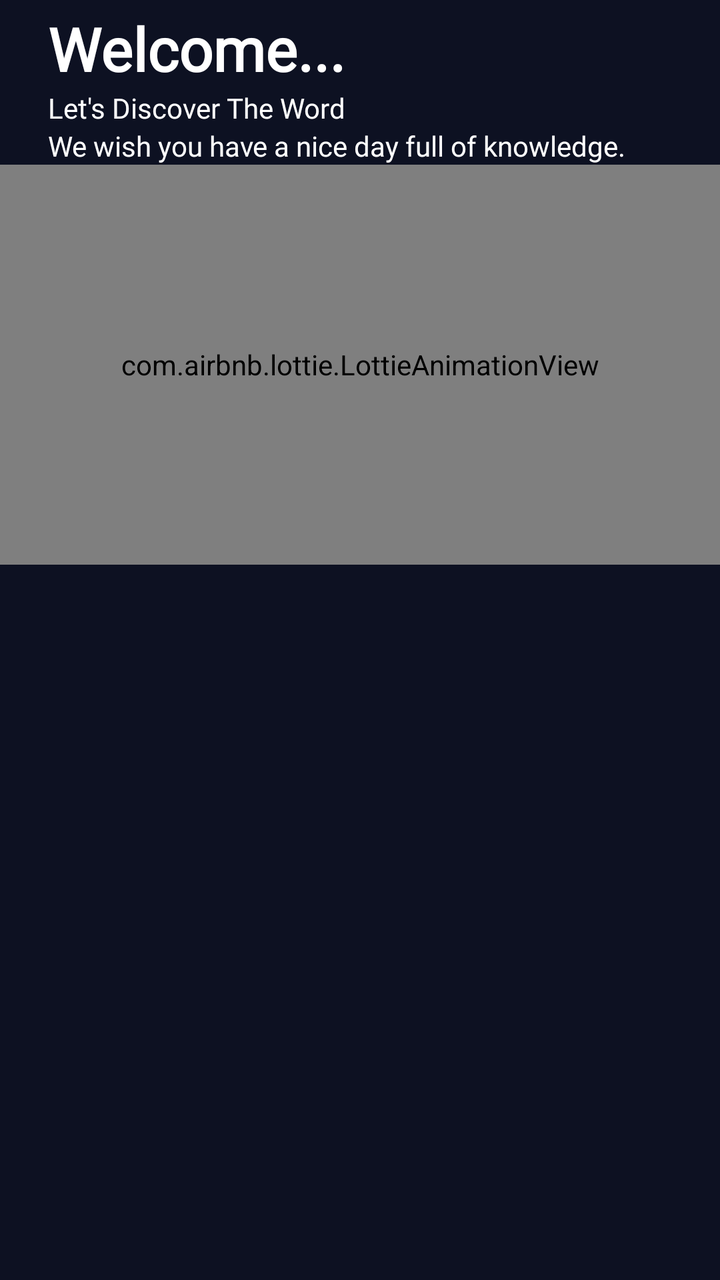
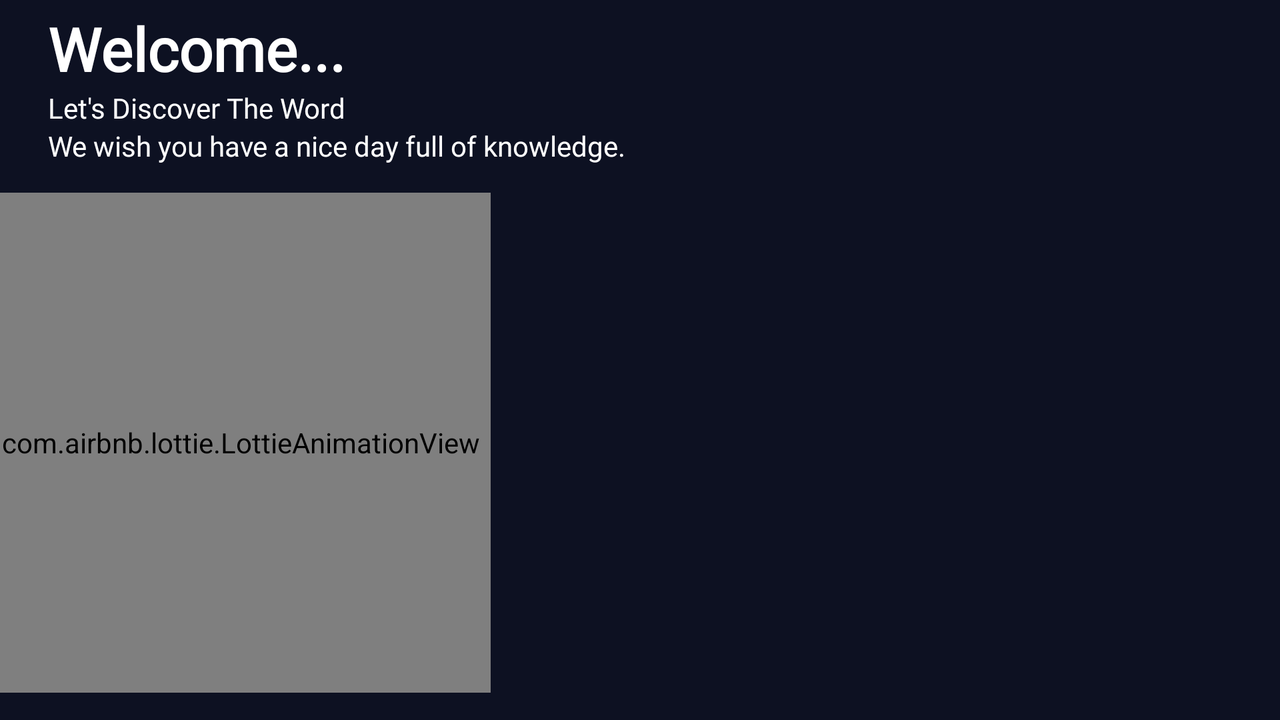

The same Android screen from two of the app's own layout files: first res/layout/ as a phone draws it, then the repository's variant for another configuration, drawn on a device whose configuration selects that folder. Both files follow.
<!-- AndroidManifest.xml: application theme splash_theme -->
<!-- res/layout/fragment_home.xml -->
<?xml version="1.0" encoding="utf-8"?>
<androidx.constraintlayout.widget.ConstraintLayout
    xmlns:android="http://schemas.android.com/apk/res/android"
    xmlns:app="http://schemas.android.com/apk/res-auto"
    xmlns:tools="http://schemas.android.com/tools"
    android:layout_width="match_parent"
    android:layout_height="match_parent"
    android:background="@color/darkBlue2"
    tools:context=".fragments.HomeFragment">

    <ImageButton
        android:id="@+id/btn_toSearch"
        android:layout_width="wrap_content"
        android:layout_height="wrap_content"
        android:layout_marginTop="@dimen/largeSpace"
        android:layout_marginEnd="@dimen/largeSpace"
        android:background="@color/darkBlue2"
        android:src="@drawable/ic_baseline_search_24"
        app:layout_constraintEnd_toEndOf="parent"
        app:layout_constraintTop_toTopOf="parent"
        tools:ignore="ContentDescription" />

    <TextView
        android:id="@+id/textView"
        android:layout_width="wrap_content"
        android:layout_height="wrap_content"
        android:layout_marginStart="@dimen/largeSpace"
        android:text="@string/welcome"
        android:textColor="@color/white"
        android:textSize="@dimen/WelcomeText"
        android:fontFamily="@font/actor"
        android:textStyle="bold"
        app:layout_constraintBottom_toBottomOf="@+id/btn_toSearch"
        app:layout_constraintStart_toStartOf="parent"
        app:layout_constraintTop_toTopOf="@+id/btn_toSearch" />

    <TextView
        android:id="@+id/textView2"
        android:layout_width="wrap_content"
        android:layout_height="wrap_content"
        android:text="@string/let_s_discover_the_word"
        android:fontFamily="@font/actor"
        android:textSize="@dimen/descriptionText"
        android:textColor="@color/white"
        app:layout_constraintStart_toStartOf="@+id/textView"
        app:layout_constraintTop_toBottomOf="@+id/textView" />

    <TextView
        android:id="@+id/textView3"
        android:layout_width="wrap_content"
        android:layout_height="wrap_content"
        android:text="@string/we_wish_you_have_a_nice_day_full_of_knowledge"
        android:textColor="@color/white"
        android:textSize="@dimen/descriptionText"
        android:fontFamily="@font/actor"
        app:layout_constraintStart_toStartOf="@+id/textView2"
        app:layout_constraintTop_toBottomOf="@+id/textView2" />

    <androidx.recyclerview.widget.RecyclerView
        android:id="@+id/recycle_main"
        android:layout_width="match_parent"
        android:layout_height="0dp"
        android:orientation="vertical"
        app:layoutManager="androidx.recyclerview.widget.LinearLayoutManager"
        app:layout_constraintBottom_toBottomOf="parent"
        app:layout_constraintEnd_toEndOf="parent"
        app:layout_constraintHorizontal_bias="0.0"
        app:layout_constraintStart_toStartOf="parent"
        app:layout_constraintTop_toBottomOf="@+id/lottieAnimationView"
        app:layout_constraintVertical_bias="0.0"
        tools:ignore="MissingConstraints"
        tools:listitem="@layout/item_model" />

    <com.airbnb.lottie.LottieAnimationView
        android:id="@+id/lottieAnimationView"
        android:layout_width="match_parent"
        android:layout_height="200dp"
        app:layout_constraintEnd_toEndOf="parent"
        app:layout_constraintStart_toStartOf="parent"
        app:layout_constraintTop_toBottomOf="@+id/textView3"
        app:lottie_autoPlay="true"
        app:lottie_loop="true"
        app:lottie_rawRes="@raw/earth1" />

</androidx.constraintlayout.widget.ConstraintLayout>
<!-- resources referenced by this layout -->
<resources>
  <color name="darkBlue2">#0D1122</color>
  <color name="white">#FFFFFFFF</color>
  <dimen name="WelcomeText">30sp</dimen>
  <dimen name="descriptionText">14sp</dimen>
  <dimen name="largeSpace">24dp</dimen>
  <string name="let_s_discover_the_word">Let\'s Discover The Word</string>
  <string name="we_wish_you_have_a_nice_day_full_of_knowledge">We wish you have a nice day full of knowledge.</string>
  <string name="welcome">Welcome...</string>
  <style name="splash_theme" parent="Theme.MaterialComponents.Light.NoActionBar">
          <item name="android:windowBackground">@drawable/splash_image</item>
          <item name="android:statusBarColor">@color/splash_background</item>
      </style>
  <!-- drawable splash_image (drawable) -->
  <?xml version="1.0" encoding="utf-8"?>
  <layer-list xmlns:android="http://schemas.android.com/apk/res/android">
  
      <item android:drawable="@color/splash_background" />
      <item android:drawable="@drawable/splash_screen" android:gravity="center" android:height="569dp" android:width="320dp"/>
  
  </layer-list>
  <color name="splash_background">#0f1023</color>
  <!-- drawable splash_screen: png bitmap (drawable-v24, 401394 bytes) -->
</resources>
<!-- res/layout-land/fragment_home.xml (the repository's variant of the layout above) -->
<!-- drawn on the phone turned sideways -->
<?xml version="1.0" encoding="utf-8"?>
<androidx.constraintlayout.widget.ConstraintLayout
    xmlns:android="http://schemas.android.com/apk/res/android"
    xmlns:app="http://schemas.android.com/apk/res-auto"
    xmlns:tools="http://schemas.android.com/tools"
    android:layout_width="match_parent"
    android:layout_height="match_parent"
    android:background="@color/darkBlue2"
    tools:context=".fragments.HomeFragment">

    <ImageButton
        android:id="@+id/btn_toSearch"
        android:layout_width="wrap_content"
        android:layout_height="wrap_content"
        android:layout_marginTop="@dimen/largeSpace"
        android:layout_marginEnd="@dimen/largeSpace"
        android:background="@color/darkBlue2"
        android:src="@drawable/ic_baseline_search_24"
        app:layout_constraintEnd_toEndOf="parent"
        app:layout_constraintTop_toTopOf="parent"
        tools:ignore="ContentDescription" />

    <TextView
        android:id="@+id/textView"
        android:layout_width="wrap_content"
        android:layout_height="wrap_content"
        android:layout_marginStart="@dimen/largeSpace"
        android:text="@string/welcome"
        android:textColor="@color/white"
        android:textSize="@dimen/WelcomeText"
        android:fontFamily="@font/actor"
        android:textStyle="bold"
        app:layout_constraintBottom_toBottomOf="@+id/btn_toSearch"
        app:layout_constraintStart_toStartOf="parent"
        app:layout_constraintTop_toTopOf="@+id/btn_toSearch" />

    <TextView
        android:id="@+id/textView2"
        android:layout_width="wrap_content"
        android:layout_height="wrap_content"
        android:text="@string/let_s_discover_the_word"
        android:fontFamily="@font/actor"
        android:textSize="14sp"
        android:textColor="@color/white"
        app:layout_constraintStart_toStartOf="@+id/textView"
        app:layout_constraintTop_toBottomOf="@+id/textView" />

    <TextView
        android:id="@+id/textView3"
        android:layout_width="wrap_content"
        android:layout_height="wrap_content"
        android:text="@string/we_wish_you_have_a_nice_day_full_of_knowledge"
        android:textColor="@color/white"
        android:textSize="14sp"
        android:fontFamily="@font/actor"
        app:layout_constraintStart_toStartOf="@+id/textView2"
        app:layout_constraintTop_toBottomOf="@+id/textView2" />

    <androidx.recyclerview.widget.RecyclerView
        android:id="@+id/recycle_main"
        android:layout_width="400dp"
        android:layout_height="0dp"
        android:layout_marginTop="8dp"
        android:orientation="vertical"
        app:layoutManager="androidx.recyclerview.widget.LinearLayoutManager"
        app:layout_constraintBottom_toBottomOf="parent"
        app:layout_constraintEnd_toEndOf="parent"
        app:layout_constraintTop_toBottomOf="@+id/textView3"
        app:layout_constraintVertical_bias="0.0"
        tools:ignore="MissingConstraints"
        tools:listitem="@layout/item_model" />

    <com.airbnb.lottie.LottieAnimationView
        android:id="@+id/lottieAnimationView"
        android:layout_width="250dp"
        android:layout_height="250dp"
        app:layout_constraintBottom_toBottomOf="parent"
        app:layout_constraintEnd_toStartOf="@+id/recycle_main"
        app:layout_constraintStart_toStartOf="parent"
        app:layout_constraintTop_toBottomOf="@+id/textView3"
        app:lottie_autoPlay="true"
        app:lottie_loop="true"
        app:lottie_rawRes="@raw/earth1" />

</androidx.constraintlayout.widget.ConstraintLayout>
<!-- resources referenced by the variant -->
<!-- as the phone turned sideways resolves them -->
<resources>
  <color name="darkBlue2">#0D1122</color>
  <color name="white">#FFFFFFFF</color>
  <dimen name="WelcomeText">30sp</dimen>
  <dimen name="largeSpace">24dp</dimen>
  <string name="let_s_discover_the_word">Let\'s Discover The Word</string>
  <string name="we_wish_you_have_a_nice_day_full_of_knowledge">We wish you have a nice day full of knowledge.</string>
  <string name="welcome">Welcome...</string>
  <style name="splash_theme" parent="Theme.MaterialComponents.Light.NoActionBar">
          <item name="android:windowBackground">@drawable/splash_image</item>
          <item name="android:statusBarColor">@color/splash_background</item>
      </style>
  <!-- drawable splash_image (drawable) -->
  <?xml version="1.0" encoding="utf-8"?>
  <layer-list xmlns:android="http://schemas.android.com/apk/res/android">
  
      <item android:drawable="@color/splash_background" />
      <item android:drawable="@drawable/splash_screen" android:gravity="center" android:height="569dp" android:width="320dp"/>
  
  </layer-list>
  <color name="splash_background">#0f1023</color>
  <!-- drawable splash_screen: png bitmap (drawable-v24, 401394 bytes) -->
</resources>
